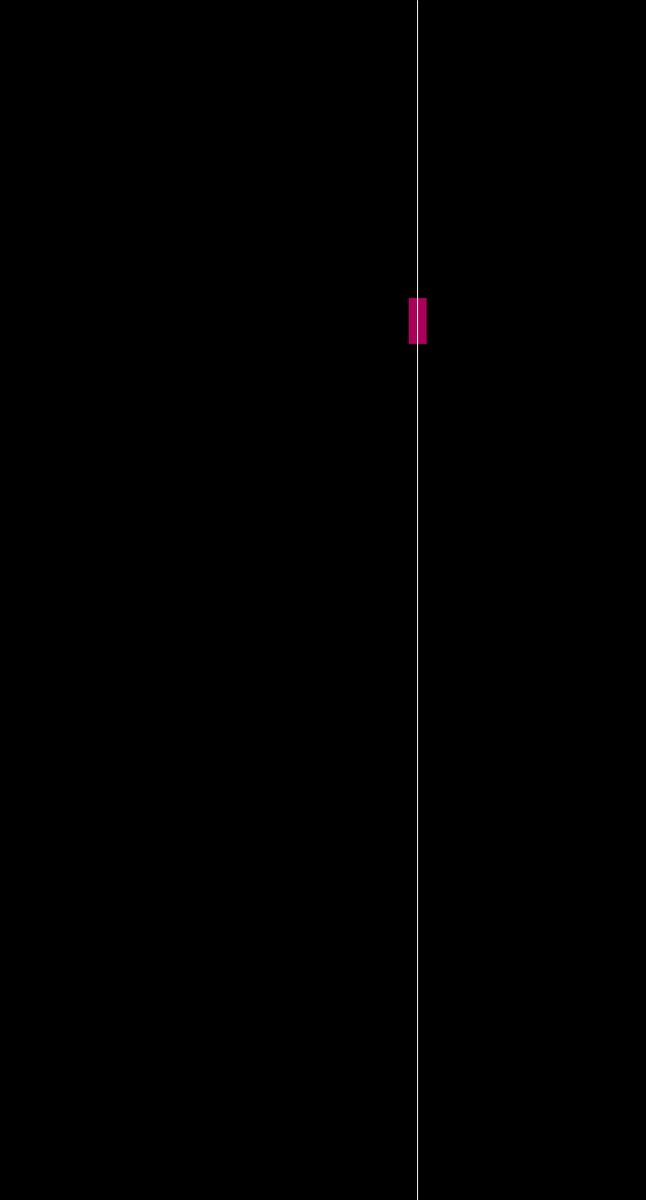
Frame 1 (no input)
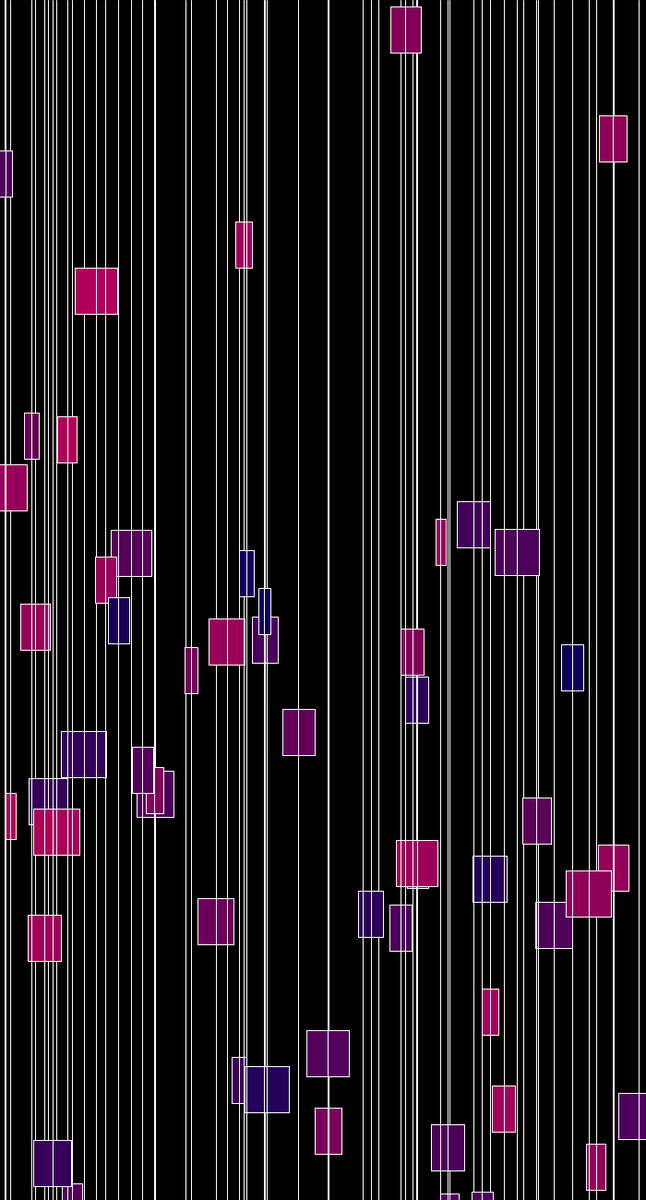
Frame 60 (the mouse pressed at the canvas centre just before this capture)
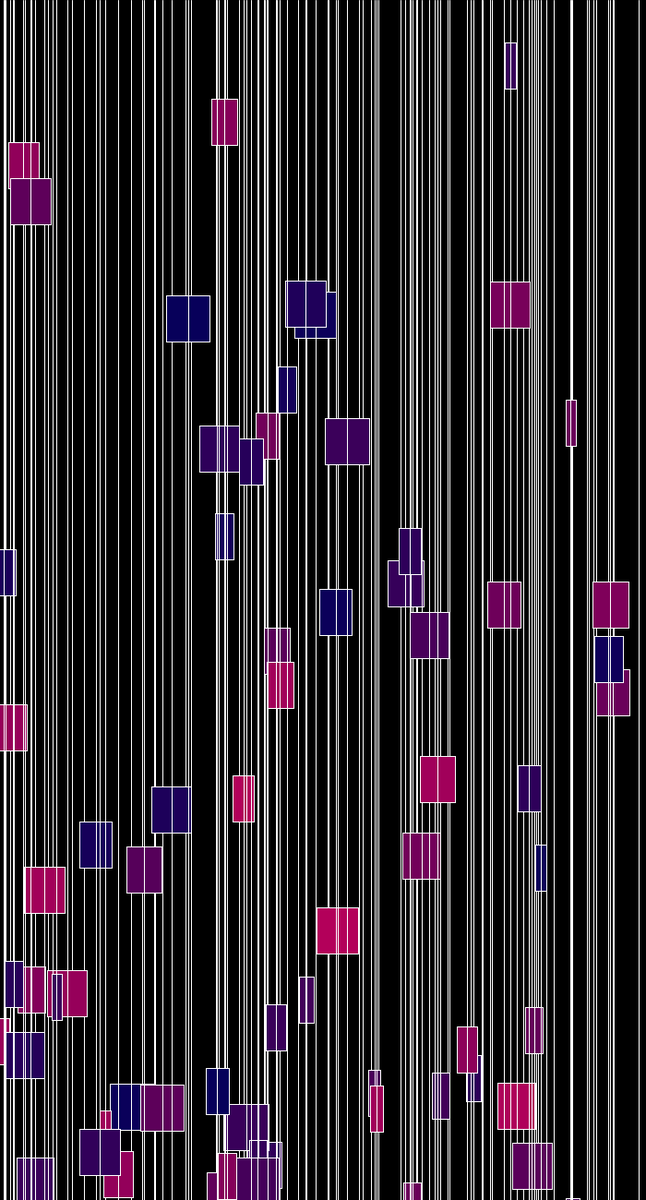
Frame 120 (the mouse held since frame 60 and released just before this capture)

The Processing sketch that drew these frames (run headless with seeded random() and noise(); from frame 60 on, the mouse is pressed at the canvas centre):

// Processing sketch: processing_173558
// ── processing_173558.pde

Globo [] globos = new Globo[600];
int totalglobos = 0;
 
void setup(){
size (700, 1300);
smooth();
noStroke();
frameRate(20);
}
 
void draw(){
background(0);
globos[totalglobos] = new Globo(color(0),random(width),random(height));
totalglobos++;
 
if (totalglobos >= globos.length) {
totalglobos = 20; //empezar de nuevo pero siempre teniendo 10
}
 
for (int i = 0; i < totalglobos; i++){
globos[i].cae();
globos[i].show();
}
}
 
class Globo{
color c;
float xpos;
float ypos;
 
 
Globo (color c_, float xpos_, float ypos_){
c = c_;
ypos = ypos_;
xpos=xpos_;
}
 
void show(){
rectMode(CENTER);
fill(random(180), random(0), 90);
rect(xpos, ypos, random(10, 50), 50);
stroke(255);
line(xpos, 0, xpos, height);
}
 
void cae(){
ypos = ypos + 10;
 
}
}
